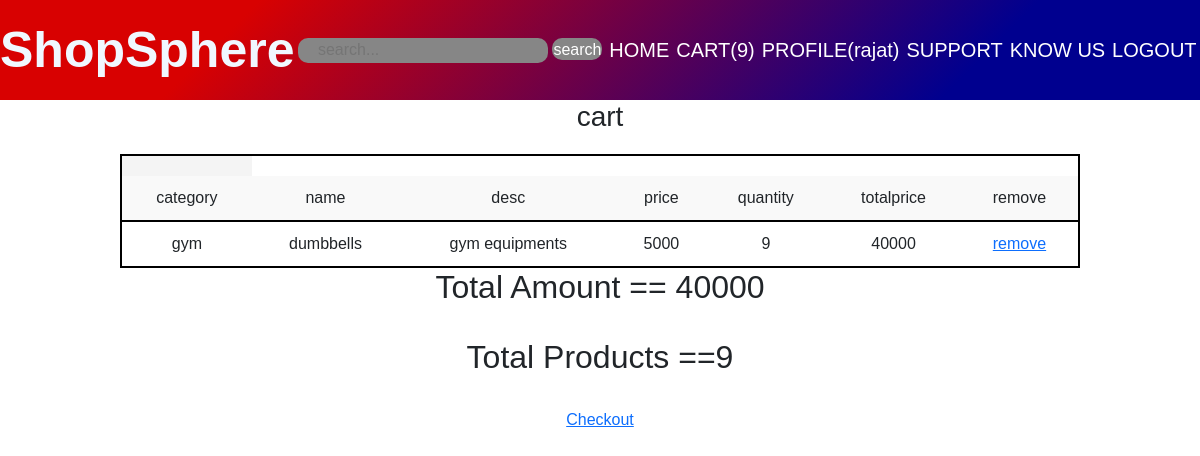
Screenshot of /home/cart/ (signed in) with the database file from the repository.
### base/models.py (models this page shows)
class CartModel(models.Model):
    category=models.CharField(max_length=100)
    name=models.CharField(max_length=100)
    desc=models.CharField(max_length=100)
    price=models.IntegerField(default=0)
    quantity=models.IntegerField(default=1)
    totalprice=models.IntegerField(default=0)
    host=models.ForeignKey(User,on_delete=models.CASCADE)

### base/views.py (the view)
# urls.py: path('cart/',views.cart,name='cart'),
@login_required(login_url='login_')
def cart(request):
    cart_products = []
    cart_products_count = 0
    cart_total_price=0
    if request.user.is_authenticated:
        cart_products = CartModel.objects.filter(host=request.user)
    cart_products_count = sum(item.quantity for item in cart_products)
    cart_total_price = sum(item.totalprice for item in cart_products)
    context = {
        'cart_products': cart_products,
        'cart_products_count': cart_products_count,
        'cart_total_price':cart_total_price
    }
    return render(request, 'cart.html', context)

### base/templates/cart.html
{% extends 'main.html' %}
{% block content %}
        <center>
            <h3>cart </h3>
            <div class="cart">
                <table style="border: 2px solid black;" >
                        <th>
                            <tr>
                                <td>category</td>
                                <td>name</td>
                                <td>desc</td>
                                <td>price</td>
                                <td>quantity</td>
                                <td>totalprice</td>
                                <td>remove</td>
                            </tr>
                        </th>
                    {% for i in cart_products %}
                            <tbody style="border: 2px solid black;">
                                <tr>
                                    <td>{{i.category}}</td>
                                    <td> {{i.name}}</td>
                                    <td>{{i.desc}}</td>
                                    <td>{{i.price}}</td>
                                    <td>{{i.quantity}}</td>
                                    <td>{{i.totalprice}}</td>
                                    <td><a href="">remove</a></td>
                                </tr>
                            </tbody>
                    {% endfor %}
                </table>
                <h2>Total Amount == {{cart_total_price}}</h2><br> <h2>Total Products =={{cart_products_count}}</h2> <br>
                <a href="">Checkout</a>
            </div>
        </center>
{% endblock content %}

### templates/nav.html (shortened to what this page needs)
<nav>
    <div class="logo">ShopSphere</div>
    <div class="links">
        {% if request.user.is_authenticated %}
            <form action="" class="search" >
                <input type="text" placeholder="search..." name="query" >
                <input type="submit" value="search">
            </form>
            <a href="{% url 'home' %}">HOME</a>
            <a href="{% url 'cart' %}">CART({{cart_products_count}})</a>
            <a href="{% url 'profile' %}">PROFILE({{request.user}})</a>
            <a href="">SUPPORT</a>
            <a href="">KNOW US</a>
            <a href="{% url 'logout_' %}">LOGOUT</a>
            {% endif  %}
    </div>
</nav>

### static/style.css (style rules this page uses)
* { margin: 0; padding: 0; box-sizing: border-box; font-family: Arial, Helvetica, sans-serif; }
.cart { margin: 20px auto; width: 80%; }
table { width: 100%; border-collapse: collapse; margin-top: 10px; }
th, td { border: 2px solid black; padding: 10px; text-align: center; }
th { background-color: #f4f4f4; font-weight: bold; }
tbody tr:nth-child(even) { background-color: #f9f9f9; }
h3 { font-size: 24px; font-weight: bold; color: #333; }

### rows the page displays
CartModel: category "gym", name "dumbbells", desc "gym equipments", price "5000", quantity "9", totalprice "40000"

### other values shown
{{ cart_products_count }} "9"
{{ request.user }} "rajat"
{{ cart_total_price }} "40000"
